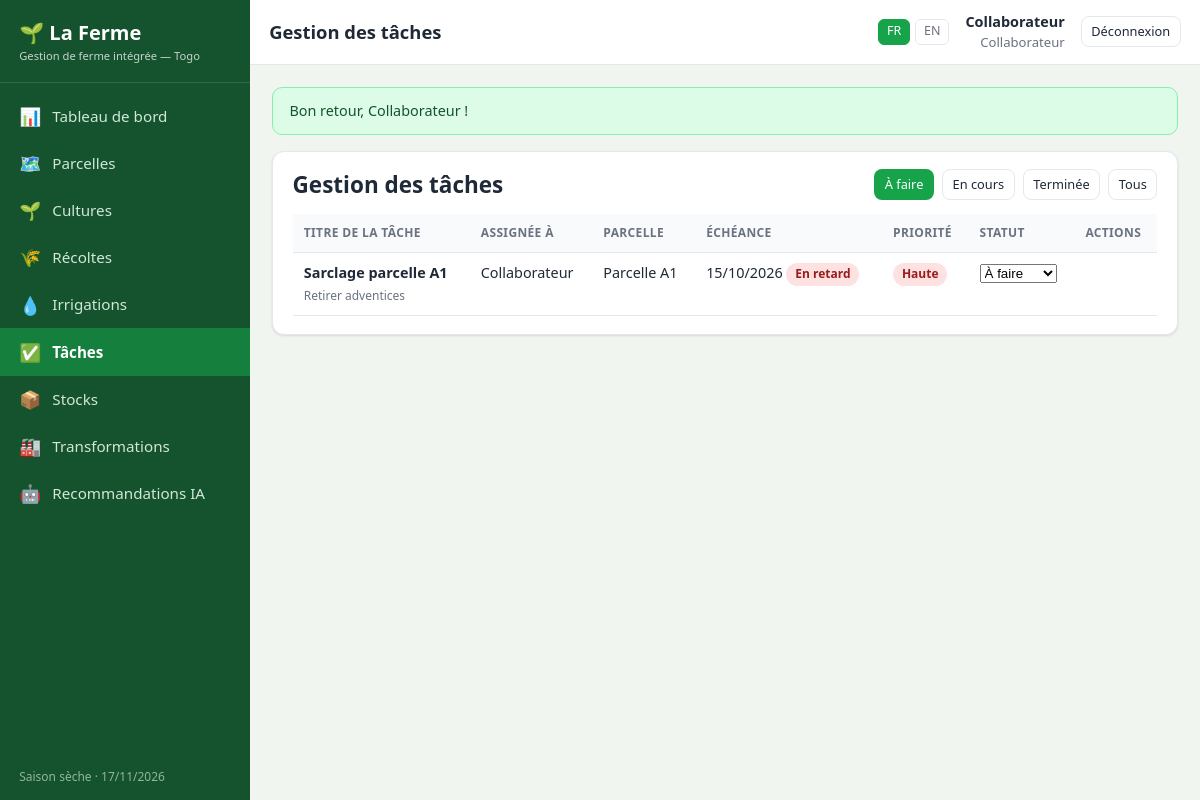
Page /taches.php (signed in) on the committed database.
### tables this page shows
CREATE TABLE `users` (
  `id` int(11) NOT NULL,
  `nom` varchar(120) NOT NULL,
  `email` varchar(160) NOT NULL,
  `mot_de_passe` varchar(255) NOT NULL,
  `role` enum('proprietaire','collaborateur') NOT NULL DEFAULT 'collaborateur',
  `langue` enum('fr','en') NOT NULL DEFAULT 'fr',
  `actif` tinyint(1) NOT NULL DEFAULT 1,
  `created_at` datetime NOT NULL DEFAULT current_timestamp()
);

CREATE TABLE `taches` (
  `id` int(11) NOT NULL,
  `titre` varchar(180) NOT NULL,
  `description` text DEFAULT NULL,
  `user_id` int(11) DEFAULT NULL,
  `parcelle_id` int(11) DEFAULT NULL,
  `date_echeance` date DEFAULT NULL,
  `priorite` enum('basse','moyenne','haute') NOT NULL DEFAULT 'moyenne',
  `statut` enum('a_faire','en_cours','termine') NOT NULL DEFAULT 'a_faire',
  `created_at` datetime NOT NULL DEFAULT current_timestamp()
);

CREATE TABLE `parcelles` (
  `id` int(11) NOT NULL,
  `nom` varchar(120) NOT NULL,
  `zone` varchar(120) DEFAULT NULL,
  `superficie` decimal(6,2) NOT NULL DEFAULT 0.00,
  `statut` enum('libre','en_culture','repos') NOT NULL DEFAULT 'libre',
  `created_at` datetime NOT NULL DEFAULT current_timestamp()
);

### includes/functions.php (called while the page is built, shortened)
<?php
require_once __DIR__ . '/db.php';
function current_lang(): string
{
    return $_SESSION['lang'] ?? 'fr';
}
function lang_dict(): array
{
    static $dict = null;
    if ($dict === null) {
        $dict = require __DIR__ . '/../lang/' . current_lang() . '.php';
    }
    return $dict;
}
function t(string $key): string
{
    $dict = lang_dict();
    if (isset($dict[$key])) {
        return $dict[$key];
    }
    return ucfirst(str_replace('_', ' ', $key));
}
function te(string $prefix, $value): string
{
    return t($prefix . '_' . $value);
}
function e($value): string
{
    return htmlspecialchars((string)$value, ENT_QUOTES, 'UTF-8');
}
function get_flashes(): array
{
    $f = $_SESSION['flash'] ?? [];
    return $f;
}
function current_user(): ?array
{
    static $user = null;
    if ($user === null) {
        $user = fetch_one('SELECT * FROM users WHERE id = ? AND actif = 1', [$_SESSION['user_id']]);
    }
    return $user ?: null;
}
function is_logged_in(): bool
{
    return current_user() !== null;
}
function is_proprietaire(): bool
{
    $u = current_user();
    return $u && $u['role'] === 'proprietaire';
}
function require_login(): void
{
    if (!is_logged_in()) {
        redirect('login.php');
    }
}
function fr_date(?string $date): string
{
    $ts = strtotime($date);
    return $ts ? date('d/m/Y', $ts) : '—';
}
function season_for_month(int $month): string
{
    return ($month >= 4 && $month <= 10) ? 'rainy' : 'dry';
}
function season_label(): string
{
    return t(season_for_month((int)date('n')) === 'rainy' ? 'season_rainy' : 'season_dry');
}

### includes/db.php (called while the page is built, shortened)
<?php
function db(): PDO
{
    static $pdo = null;
    if ($pdo instanceof PDO) {
        return $pdo;
    }
    $dsn = sprintf('mysql:host=%s;port=%s;dbname=%s;charset=utf8mb4', DB_HOST, DB_PORT, DB_NAME);
    try {
        $pdo = new PDO($dsn, DB_USER, DB_PASS, [
            PDO::ATTR_ERRMODE            => PDO::ERRMODE_EXCEPTION,
            PDO::ATTR_DEFAULT_FETCH_MODE => PDO::FETCH_ASSOC,
            PDO::ATTR_EMULATE_PREPARES   => false,
        ]);
    } catch (PDOException $e) {
        http_response_code(500);
        if (APP_DEBUG) {
            die('Connexion à la base de données impossible : ' . $e->getMessage()
                . '<br><br>Avez-vous exécuté <a href="' . BASE_URL . '/install.php">install.php</a> ?');
        }
        die('Erreur de connexion à la base de données.');
    }
    return $pdo;
}
function q(string $sql, array $params = []): PDOStatement
{
    $stmt = db()->prepare($sql);
    $stmt->execute($params);
    return $stmt;
}
function fetch_one(string $sql, array $params = []): ?array
{
    $row = q($sql, $params)->fetch();
    return $row === false ? null : $row;
}
function fetch_all(string $sql, array $params = []): array
{
    return q($sql, $params)->fetchAll();
}

### taches.php (the view, shortened to what this page needs)
<?php
require_once __DIR__ . '/includes/functions.php';
require_login();
$active     = 'taches';
$page_title = t('taches_title');
$u          = current_user();
$owner      = is_proprietaire();
$edit   = null;
$showForm = $edit !== null;
$users     = fetch_all('SELECT id, nom, role FROM users WHERE actif = 1 ORDER BY nom');
$parcelles = fetch_all('SELECT id, nom FROM parcelles ORDER BY nom');
$filtre = $_GET['statut'] ?? 'ouvert';
$where  = [];
$params = [];
if (!$owner) {
    $where[] = '(t.user_id = ? OR t.user_id IS NULL)';
    $params[] = $u['id'];
}
if ($filtre === 'ouvert') {
    $where[] = 't.statut <> "termine"';
} elseif (in_array($filtre, ['a_faire', 'en_cours', 'termine'], true)) {
    $where[] = 't.statut = ?';
    $params[] = $filtre;
}
$sql = 'SELECT t.*, p.nom AS parcelle, us.nom AS assigne FROM taches t
        LEFT JOIN parcelles p ON p.id = t.parcelle_id
        LEFT JOIN users us ON us.id = t.user_id'
     . ($where ? ' WHERE ' . implode(' AND ', $where) : '')
     . ' ORDER BY (t.statut = "termine"), (t.date_echeance IS NULL), t.date_echeance, FIELD(t.priorite,"haute","moyenne","basse")';
$taches = fetch_all($sql, $params);
require __DIR__ . '/includes/header.php';
?>
<?php if ($showForm): ?>
<div class="card">
    <h2><?= empty($edit['id']) ? e(t('new_tache')) : e(t('edit_tache')) ?></h2>
    <form method="post">
        <?= csrf_field() ?>
        <input type="hidden" name="action" value="<?= empty($edit['id']) ? 'create' : 'update' ?>">
        <?php if (!empty($edit['id'])): ?><input type="hidden" name="id" value="<?= (int)$edit['id'] ?>"><?php endif; ?>
        <div class="form-grid">
            <div class="field" style="grid-column:1/-1">
                <label><?= e(t('tache_titre')) ?></label>
                <input type="text" name="titre" required value="<?= e($edit['titre'] ?? '') ?>">
            </div>
            <div class="field">
                <label><?= e(t('assigne_a')) ?></label>
                <select name="user_id">
                    <option value=""><?= e(t('unassigned')) ?></option>
                    <?php foreach ($users as $us): ?>
                        <option value="<?= (int)$us['id'] ?>" <?= (int)($edit['user_id'] ?? 0) === (int)$us['id'] ? 'selected' : '' ?>><?= e($us['nom']) ?> (<?= e(te('role', $us['role'])) ?>)</option>
                    <?php endforeach; ?>
                </select>
            </div>
            <div class="field">
                <label><?= e(t('parcelle')) ?></label>
                <select name="parcelle_id">
                    <option value="">—</option>
                    <?php foreach ($parcelles as $p): ?>
                        <option value="<?= (int)$p['id'] ?>" <?= (int)($edit['parcelle_id'] ?? 0) === (int)$p['id'] ? 'selected' : '' ?>><?= e($p['nom']) ?></option>
                    <?php endforeach; ?>
                </select>
            </div>
            <div class="field">
                <label><?= e(t('echeance')) ?></label>
                <input type="date" name="date_echeance" value="<?= e($edit['date_echeance'] ?? '') ?>">
            </div>
            <div class="field">
                <label><?= e(t('priorite')) ?></label>
                <select name="priorite">
                    <?php foreach (['basse', 'moyenne', 'haute'] as $p): ?>
                        <option value="<?= $p ?>" <?= ($edit['priorite'] ?? 'moyenne') === $p ? 'selected' : '' ?>><?= e(te('priorite', $p)) ?></option>
                    <?php endforeach; ?>
                </select>
            </div>
            <div class="field">
                <label><?= e(t('statut')) ?></label>
                <select name="statut">
                    <?php foreach (['a_faire', 'en_cours', 'termine'] as $s): ?>
                        <option value="<?= $s ?>" <?= ($edit['statut'] ?? 'a_faire') === $s ? 'selected' : '' ?>><?= e(te('statut', $s)) ?></option>
                    <?php endforeach; ?>
                </select>
            </div>
            <div class="field" style="grid-column:1/-1">
                <label><?= e(t('description')) ?></label>
                <textarea name="description" rows="3"><?= e($edit['description'] ?? '') ?></textarea>
            </div>
        </div>
        <div class="form-actions">
            <button class="btn btn-primary" type="submit"><?= e(t('save')) ?></button>
            <a class="btn btn-outline" href="<?= e(BASE_URL) ?>/taches.php"><?= e(t('cancel')) ?></a>
        </div>
    </form>
</div>
<?php else: ?>
<div class="card">
    <div class="card-head">
        <h2><?= e(t('taches_title')) ?></h2>
        <div class="row-between" style="gap:.5rem">
            <?php foreach (['ouvert' => t('statut_a_faire'), 'en_cours' => t('statut_en_cours'), 'termine' => t('statut_termine'), 'tous' => t('all')] as $k => $lab): ?>
                <a class="btn btn-sm <?= $filtre === $k ? 'btn-primary' : 'btn-outline' ?>" href="<?= e(BASE_URL) ?>/taches.php?statut=<?= $k ?>"><?= e($lab) ?></a>
            <?php endforeach; ?>
        </div>
    </div>
    <?php if (!$taches): ?>
        <p class="empty"><?= e(t('no_records')) ?></p>
    <?php else: ?>
        <div class="table-wrap">
            <table class="tbl">
                <thead>
                    <tr>
                        <th><?= e(t('tache_titre')) ?></th>
                        <th><?= e(t('assigne_a')) ?></th>
                        <th><?= e(t('parcelle')) ?></th>
                        <th><?= e(t('echeance')) ?></th>
                        <th><?= e(t('priorite')) ?></th>
                        <th><?= e(t('statut')) ?></th>
                        <th class="right"><?= e(t('actions')) ?></th>
                    </tr>
                </thead>
                <tbody>
                <?php foreach ($taches as $tk): ?>
                    <?php $late = $tk['date_echeance'] && $tk['date_echeance'] < date('Y-m-d') && $tk['statut'] !== 'termine'; ?>
                    <tr>
                        <td>
                            <strong><?= e($tk['titre']) ?></strong>
                            <?php if ($tk['description']): ?><br><small class="muted"><?= e($tk['description']) ?></small><?php endif; ?>
                        </td>
                        <td><?= e($tk['assigne'] ?: t('unassigned')) ?></td>
                        <td><?= e($tk['parcelle'] ?: '—') ?></td>
                        <td><?= e(fr_date($tk['date_echeance'])) ?><?php if ($late): ?> <span class="badge badge-red"><?= e(t('overdue')) ?></span><?php endif; ?></td>
                        <td><span class="badge badge-<?= $tk['priorite'] === 'haute' ? 'red' : ($tk['priorite'] === 'moyenne' ? 'amber' : 'gray') ?>"><?= e(te('priorite', $tk['priorite'])) ?></span></td>
                        <td>
                            <?php
                                $canUpdate = $owner || $tk['user_id'] === null || (int)$tk['user_id'] === (int)$u['id'];
                            ?>
                            <?php if ($canUpdate): ?>
                                <form method="post" class="inline-form">
                                    <select name="statut" onchange="this.form.submit()">
                                        <?php foreach (['a_faire', 'en_cours', 'termine'] as $s): ?>
                                            <option value="<?= $s ?>" <?= $tk['statut'] === $s ? 'selected' : '' ?>><?= e(te('statut', $s)) ?></option>
                                        <?php endforeach; ?>
                                    </select>
                                </form>
                            <?php else: ?>
                                <span class="badge badge-blue"><?= e(te('statut', $tk['statut'])) ?></span>
                            <?php endif; ?>
                        </td>
                        <td class="right">
                        </td>
                    </tr>
                <?php endforeach; ?>
                </tbody>
            </table>
        </div>
    <?php endif; ?>
</div>
<?php endif; ?>
<?php require __DIR__ . '/includes/footer.php'; ?>

### includes/header.php (shortened to what this page needs)
<?php
require_once __DIR__ . '/functions.php';
$__u        = current_user();
$active     = $active ?? '';
$page_title = $page_title ?? t('nav_dashboard');
$__lang     = current_lang();
$__self     = basename($_SERVER['SCRIPT_NAME'] ?? 'index.php');
$__nav = [
    ['index.php',           '📊', t('nav_dashboard')],
    ['parcelles.php',       '🗺️', t('nav_parcelles')],
    ['cultures.php',        '🌱', t('nav_cultures')],
    ['recoltes.php',        '🌾', t('nav_recoltes')],
    ['irrigations.php',     '💧', t('nav_irrigations')],
    ['taches.php',          '✅', t('nav_taches')],
    ['stocks.php',          '📦', t('nav_stocks')],
    ['transformations.php', '🏭', t('nav_transformations')],
];
$__nav[] = ['recommandations.php', '🤖', t('nav_recommandations')];
?>
<!DOCTYPE html>
<html lang="<?= e($__lang) ?>">
<head>
    <link rel="stylesheet" href="<?= e(BASE_URL) ?>/assets/css/style.css">
</head>
<body>
<div class="app">
    <aside class="sidebar">
        <div class="brand">🌱 <?= e(APP_NAME) ?><small><?= e(t('tagline')) ?></small></div>
        <nav>
            <?php foreach ($__nav as $item): ?>
                <a href="<?= e(BASE_URL . '/' . $item[0]) ?>" class="<?= $active === basename($item[0], '.php') ? 'active' : '' ?>">
                    <span class="ico"><?= $item[1] ?></span><?= e($item[2]) ?>
                </a>
            <?php endforeach; ?>
        </nav>
        <div class="side-foot"><?= e(season_label()) ?> · <?= date('d/m/Y') ?></div>
    </aside>
    <div class="main">
        <header class="topbar">
            <h1><?= e($page_title) ?></h1>
            <div class="lang-switch">
                <?php foreach (LANGS as $code => $label):
                    $__q = $_GET;
                    $__q['lang'] = $code; ?>
                    <a href="<?= e($__self . '?' . http_build_query($__q)) ?>" class="<?= $__lang === $code ? 'active' : '' ?>"><?= e(strtoupper($code)) ?></a>
                <?php endforeach; ?>
            </div>
            <div class="who">
                <?php if ($__u): ?>
                    <strong><?= e($__u['nom']) ?></strong>
                    <?= e(te('role', $__u['role'])) ?>
                <?php endif; ?>
            </div>
            <a class="btn btn-outline btn-sm" href="<?= e(BASE_URL) ?>/logout.php"><?= e(t('nav_logout')) ?></a>
        </header>
        <main class="content">
            <?php foreach (get_flashes() as $fl): ?>
                <div class="alert alert-<?= $fl['type'] === 'error' ? 'error' : ($fl['type'] === 'warn' ? 'warn' : 'success') ?>">
                    <?= e($fl['message']) ?>
                </div>
            <?php endforeach; ?>

### rows in the picture
users: nom "Collaborateur", role "Collaborateur"
taches: titre "Sarclage parcelle A1", description "Retirer adventices", user.nom "Collaborateur", parcelle.nom "Parcelle A1", date_echeance "15/10/2026", priorite "Haute"

### other values in the picture
APP_NAME "La Ferme"
t('tagline') "Gestion de ferme intégrée — Togo"
$item[1] "📊"
$item[2] "Tableau de bord"
$item[1] "🗺️"
$item[2] "Parcelles"
$item[1] "🌱"
$item[2] "Cultures"
$item[1] "🌾"
$item[2] "Récoltes"
$item[1] "💧"
$item[2] "Irrigations"
$item[1] "✅"
$item[2] "Tâches"
$item[1] "📦"
